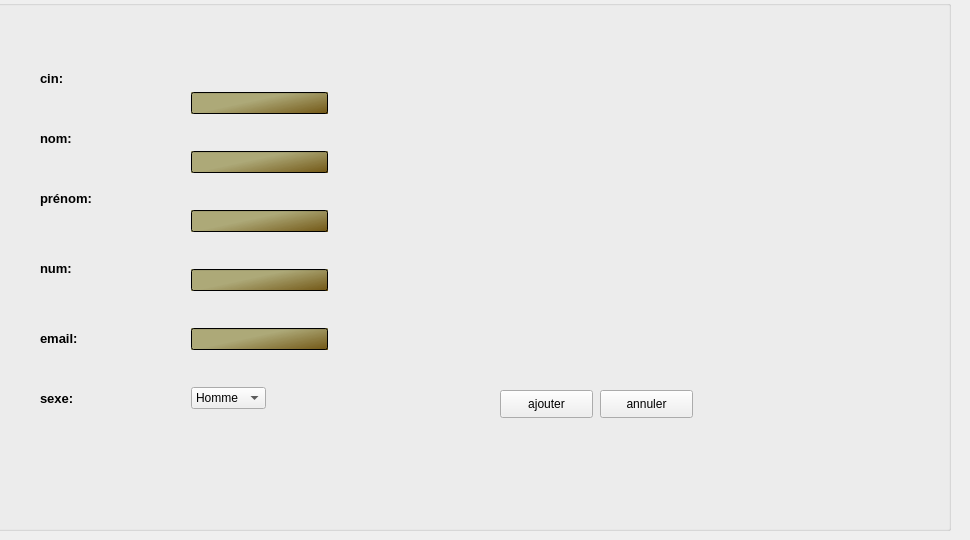
      <widget class="QWidget" name="tabajout_lina">
       <property name="palette">
        <palette>
         <active/>
         <inactive/>
         <disabled/>
        </palette>
       </property>
       <attribute name="title">
        <string>ajouter</string>
       </attribute>
       <widget class="QLabel" name="cin">
        <property name="geometry">
         <rect>
          <x>40</x>
          <y>70</y>
          <width>31</width>
          <height>16</height>
         </rect>
        </property>
        <property name="font">
         <font>
          <pointsize>10</pointsize>
          <weight>75</weight>
          <bold>true</bold>
         </font>
        </property>
        <property name="styleSheet">
         <string notr="true"/>
        </property>
        <property name="text">
         <string>cin:</string>
        </property>
       </widget>
       <widget class="QLabel" name="nom">
        <property name="geometry">
         <rect>
          <x>40</x>
          <y>130</y>
          <width>41</width>
          <height>16</height>
         </rect>
        </property>
        <property name="font">
         <font>
          <pointsize>10</pointsize>
          <weight>75</weight>
          <bold>true</bold>
         </font>
        </property>
        <property name="styleSheet">
         <string notr="true"/>
        </property>
        <property name="text">
         <string>nom:</string>
        </property>
       </widget>
       <widget class="QLabel" name="prenom">
        <property name="geometry">
         <rect>
          <x>40</x>
          <y>190</y>
          <width>81</width>
          <height>16</height>
         </rect>
        </property>
        <property name="font">
         <font>
          <pointsize>10</pointsize>
          <weight>75</weight>
          <bold>true</bold>
         </font>
        </property>
        <property name="styleSheet">
         <string notr="true"/>
        </property>
        <property name="text">
         <string>prénom:</string>
        </property>
       </widget>
       <widget class="QLabel" name="numero_de_telephone">
        <property name="geometry">
         <rect>
          <x>40</x>
          <y>260</y>
          <width>41</width>
          <height>16</height>
         </rect>
        </property>
        <property name="font">
         <font>
          <pointsize>10</pointsize>
          <weight>75</weight>
          <bold>true</bold>
         </font>
        </property>
        <property name="styleSheet">
         <string notr="true"/>
        </property>
        <property name="text">
         <string>num:</string>
        </property>
       </widget>
       <widget class="QLabel" name="email">
        <property name="geometry">
         <rect>
          <x>40</x>
          <y>330</y>
          <width>61</width>
          <height>16</height>
         </rect>
        </property>
        <property name="font">
         <font>
          <pointsize>10</pointsize>
          <weight>75</weight>
          <bold>true</bold>
         </font>
        </property>
        <property name="styleSheet">
         <string notr="true"/>
        </property>
        <property name="text">
         <string>email:</string>
        </property>
       </widget>
       <widget class="QPushButton" name="bouton_ajouter">
        <property name="geometry">
         <rect>
          <x>500</x>
          <y>390</y>
          <width>93</width>
          <height>28</height>
         </rect>
        </property>
        <property name="styleSheet">
         <string notr="true"/>
        </property>
        <property name="text">
         <string>ajouter</string>
        </property>
       </widget>
       <widget class="QLineEdit" name="le_nom">
        <property name="geometry">
         <rect>
          <x>191</x>
          <y>151</y>
          <width>137</width>
          <height>22</height>
         </rect>
        </property>
        <property name="styleSheet">
         <string notr="true">background-color: qlineargradient(spread:pad, x1:0.305, y1:0.477773, x2:1, y2:1, stop:0.0869565 rgba(127, 120, 37, 148), stop:0.978261 rgba(114, 87, 21, 255), stop:1 rgba(255, 255, 255, 255));</string>
        </property>
       </widget>
       <widget class="QLineEdit" name="le_prenom">
        <property name="geometry">
         <rect>
          <x>191</x>
          <y>210</y>
          <width>137</width>
          <height>22</height>
         </rect>
        </property>
        <property name="styleSheet">
         <string notr="true">background-color: qlineargradient(spread:pad, x1:0.305, y1:0.477773, x2:1, y2:1, stop:0.0869565 rgba(127, 120, 37, 148), stop:0.978261 rgba(114, 87, 21, 255), stop:1 rgba(255, 255, 255, 255));</string>
        </property>
       </widget>
       <widget class="QLineEdit" name="le_num">
        <property name="geometry">
         <rect>
          <x>191</x>
          <y>269</y>
          <width>137</width>
          <height>22</height>
         </rect>
        </property>
        <property name="styleSheet">
         <string notr="true">background-color: qlineargradient(spread:pad, x1:0.305, y1:0.477773, x2:1, y2:1, stop:0.0869565 rgba(127, 120, 37, 148), stop:0.978261 rgba(114, 87, 21, 255), stop:1 rgba(255, 255, 255, 255));</string>
        </property>
       </widget>
       <widget class="QLineEdit" name="le_email">
        <property name="geometry">
         <rect>
          <x>191</x>
          <y>328</y>
          <width>137</width>
          <height>22</height>
         </rect>
        </property>
        <property name="styleSheet">
         <string notr="true">background-color: qlineargradient(spread:pad, x1:0.305, y1:0.477773, x2:1, y2:1, stop:0.0869565 rgba(127, 120, 37, 148), stop:0.978261 rgba(114, 87, 21, 255), stop:1 rgba(255, 255, 255, 255));</string>
        </property>
       </widget>
       <widget class="QLabel" name="sexe">
        <property name="geometry">
         <rect>
          <x>40</x>
          <y>390</y>
          <width>56</width>
          <height>16</height>
         </rect>
        </property>
        <property name="font">
         <font>
          <pointsize>10</pointsize>
          <weight>75</weight>
          <bold>true</bold>
         </font>
        </property>
        <property name="styleSheet">
         <string notr="true"/>
        </property>
        <property name="text">
         <string>sexe:</string>
        </property>
       </widget>
       <widget class="QComboBox" name="comboBox_sexe">
        <property name="geometry">
         <rect>
          <x>191</x>
          <y>387</y>
          <width>75</width>
          <height>22</height>
         </rect>
        </property>
        <property name="styleSheet">
         <string notr="true"/>
        </property>
        <item>
         <property name="text">
          <string>Homme</string>
         </property>
        </item>
        <item>
         <property name="text">
          <string>Femme</string>
         </property>
        </item>
       </widget>
       <widget class="QPushButton" name="bouton_annuler">
        <property name="geometry">
         <rect>
          <x>600</x>
          <y>390</y>
          <width>93</width>
          <height>28</height>
         </rect>
        </property>
        <property name="styleSheet">
         <string notr="true"/>
        </property>
        <property name="text">
         <string>annuler</string>
        </property>
       </widget>
       <widget class="QGroupBox" name="groupBox_2">
        <property name="geometry">
         <rect>
          <x>-10</x>
          <y>0</y>
          <width>961</width>
          <height>531</height>
         </rect>
        </property>
        <property name="styleSheet">
         <string notr="true">background-image: url(:/image/image/7.png);</string>
        </property>
        <property name="title">
         <string/>
        </property>
       </widget>
       <widget class="QLineEdit" name="le_cin">
        <property name="geometry">
         <rect>
          <x>191</x>
          <y>92</y>
          <width>137</width>
          <height>22</height>
         </rect>
        </property>
        <property name="styleSheet">
         <string notr="true">background-color: qlineargradient(spread:pad, x1:0.305, y1:0.477773, x2:1, y2:1, stop:0.0869565 rgba(127, 120, 37, 148), stop:0.978261 rgba(114, 87, 21, 255), stop:1 rgba(255, 255, 255, 255));
color: rgb(255, 255, 255);</string>
        </property>
        <property name="text">
         <string/>
        </property>
       </widget>
       <zorder>groupBox_2</zorder>
       <zorder>cin</zorder>
       <zorder>nom</zorder>
       <zorder>prenom</zorder>
       <zorder>numero_de_telephone</zorder>
       <zorder>email</zorder>
       <zorder>bouton_ajouter</zorder>
       <zorder>sexe</zorder>
       <zorder>bouton_annuler</zorder>
       <zorder>le_cin</zorder>
       <zorder>le_prenom</zorder>
       <zorder>le_email</zorder>
       <zorder>le_nom</zorder>
       <zorder>comboBox_sexe</zorder>
       <zorder>le_num</zorder>
      </widget>
